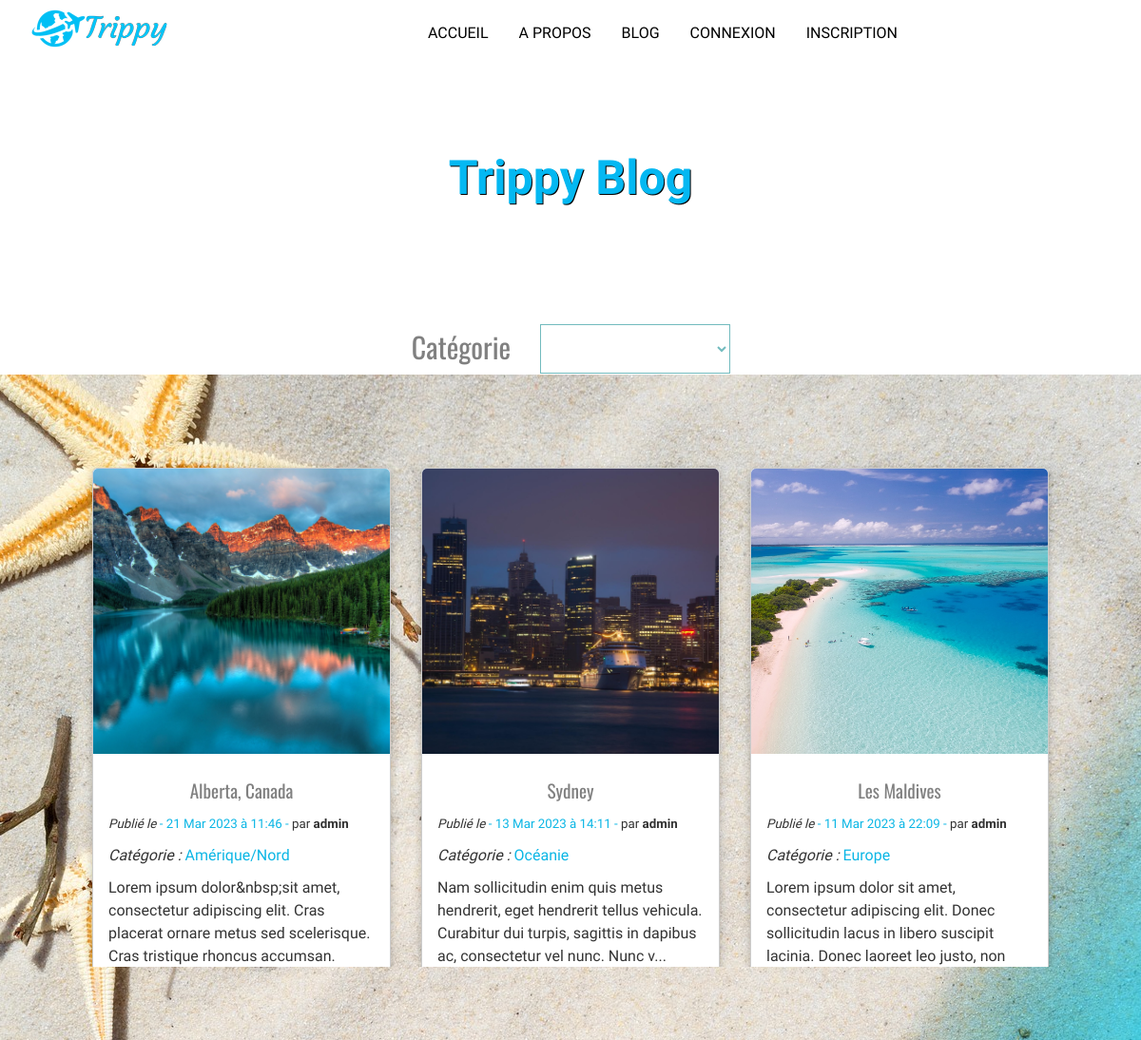
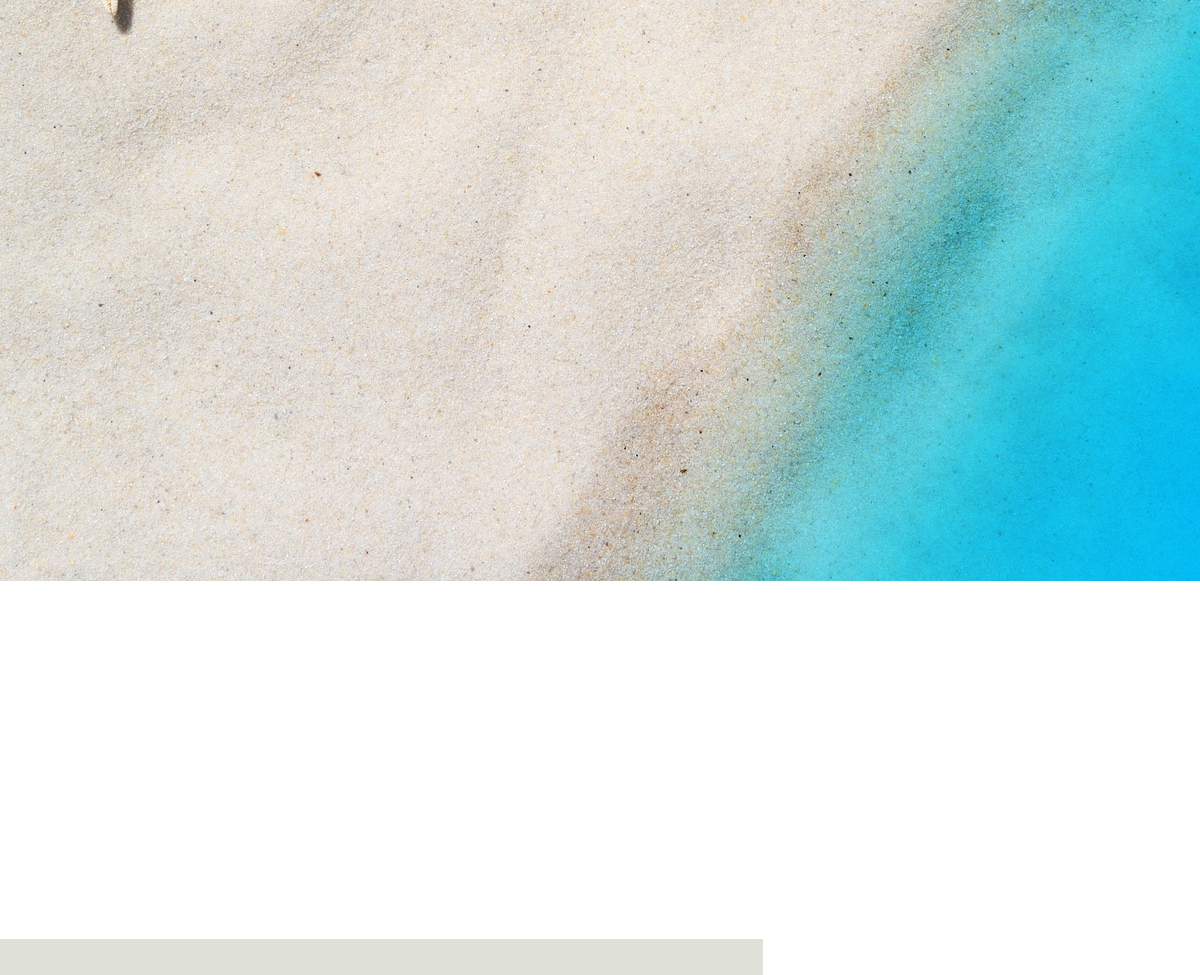
Screenshot of /blog.php with the database file from the repository (2 pictures, top to bottom).
### tables this page shows
CREATE TABLE IF NOT EXISTS `articles` (
  `id` int(11) NOT NULL AUTO_INCREMENT,
  `titre` varchar(255) NOT NULL,
  `description` text NOT NULL,
  `categories` varchar(255) NOT NULL,
  `date` datetime NOT NULL,
  `id_utilisateur` int(11) NOT NULL,
  `image` text NOT NULL,
  `summary` text NOT NULL,
  `likes` int(11) NOT NULL DEFAULT '0',
  `dislikes` int(11) NOT NULL DEFAULT '0',
  PRIMARY KEY (`id`)
);

CREATE TABLE IF NOT EXISTS `utilisateurs` (
  `id` int(11) NOT NULL AUTO_INCREMENT,
  `login` varchar(255) NOT NULL,
  `password` varchar(255) NOT NULL,
  `droit` varchar(255) NOT NULL DEFAULT 'user',
  PRIMARY KEY (`id`)
);

CREATE TABLE IF NOT EXISTS `categories` (
  `id` int(11) NOT NULL AUTO_INCREMENT,
  `categorie` varchar(255) NOT NULL,
  PRIMARY KEY (`id`)
);

### assets/class/DbConnect.php (called while the page is built)
<?php
class DbConnect {
    private $bdd;
    public function __construct() {
        $host = 'localhost';
        $dbname = 'blog';
        $dbuser = 'root';
        $dbpass = '';
        try {
            $this->bdd = new PDO("mysql:host=$host;dbname=$dbname;charset=utf8", $dbuser, $dbpass);
            $this->bdd->setAttribute(PDO::ATTR_ERRMODE, PDO::ERRMODE_EXCEPTION);
            $this->bdd->exec("set names utf8");
        } catch (PDOException $e) {
            echo "Erreur : " . $e->getMessage();
            die();
        }
    }
    public function getBdd() {
        return $this->bdd;
    }
}
?>

### assets/class/Article.php (called while the page is built, shortened)
<?php
include_once 'DbConnect.php';
class Article
{
    private $bdd;
    public function __construct(DbConnect $db)
    {
        $this->bdd = $db->getbdd();
    }
    public function getAllArticles()
    {
        $request = "SELECT articles.*, DATE_FORMAT(articles.date, '- %d %b %Y à %H:%i -') as date, utilisateurs.login AS auteur, categories.categorie as categ, articles.summary
        FROM articles
        INNER JOIN utilisateurs ON articles.id_utilisateur = utilisateurs.id INNER JOIN categories ON articles.categories = categories.id ORDER BY date DESC";
        $select = $this->bdd->prepare($request);
        $select->execute();
        $articles = $select->fetchAll(PDO::FETCH_ASSOC);
        if (!$articles) {
            return null;
        } else {
            return $articles;
        }
    }
    public function getArticlesPerPage($start_index, $num_articles, $category)
    {
        $query =
            "SELECT articles.*, DATE_FORMAT(articles.date, '- %d %b %Y à %H:%i -') as date, utilisateurs.login AS auteur, categories.categorie as categ, articles.summary
            FROM articles
            INNER JOIN utilisateurs ON articles.id_utilisateur = utilisateurs.id INNER JOIN categories ON articles.categories = categories.id ORDER BY date DESC
            LIMIT $start_index, $num_articles
            ";
        if ($category == 0) {
            $result = $this->bdd->prepare($query);
            $result->execute();
        }
        $articles = array();
        while ($row = $result->fetch(PDO::FETCH_ASSOC)) {
            $description = $row['description'];
            $row['summary'] = $this->createSummary($description);
            $articles[] = $row;
        }
        return $articles;
    }
    public function createSummary($description)
    {
        if (is_string($description)) {
            $summary = substr(strip_tags($description), 0, 150);
            $summary .= '...';
            return $summary;
        } else {
            return '';
        }
    }
    public function getCategories()
    {
        $request = "SELECT * FROM categories";
        $select = $this->bdd->prepare($request);
        $select->execute();
        $categories = $select->fetchAll(PDO::FETCH_ASSOC);
        if (!$categories) {
            return null;
        } else {
            return $categories;
        }
        $this->bdd = null;
    }
}

### blog.php (the view, shortened to what this page needs)
<?php
require_once 'assets/class/DbConnect.php';
require_once 'assets/class/Article.php';
$db = new DbConnect();
$article = new Article($db);
$articles = $article->getAllArticles();
if (isset($_SESSION['categInt'])) {
    $categInt = $_SESSION['categInt'];
} else {
    $categInt = 0;
}
?>
<!DOCTYPE html>
<html lang="fr">
<head>
    <link rel="stylesheet" href="assets/css/style.css">
    <link rel="stylesheet" href="https://unpkg.com/aos@next/dist/aos.css" />
</head>
<body id="blog">
    <?php include 'includes/header.php'; ?>
    <div class="wrapper">
        <main>
            <section class="blog">
                <h1 class="title" data-aos="fade-in">Trippy Blog</h1>
            </section>
            <div class="container mt-0">
                <div id="divCateg" class="text-center radius">
                    <label for="category" class="p-1">
                        <h2>Catégorie</h2>
                    </label>
                    <select name="categorie" id="selectCategory"></select>
                </div>
                <section class="articles my-3">
                    <?php
                    if ($categInt == 0) {
                        $total_articles = count($article->getAllArticles());
                    } else {
                        $total_articles = count($article->countArticlesByCategory($categInt));
                    }
                    $num_articles = 6;
                    $total_pages = ceil($total_articles / $num_articles);
                    $current_page = isset($_GET['page']) ? $_GET['page'] : 1;
                    $start_index = ($current_page - 1) * $num_articles;
                    $articles = $article->getArticlesPerPage($start_index, $num_articles, $categInt);
                    foreach ($articles as $article) :
                    ?>
                        <div class="card">
                            <img class="uploadedImg" src="assets/uploads/<?php echo $article['image']; ?>" alt="<?php echo $article['titre']; ?>">
                            <div class="card-content">
                                <h2><?php echo $article['titre']; ?></h2>
                                <p><small><i>Publié le </i><span class="text-turquoise"><?php echo $article['date']; ?></span> par <b><?php echo $article['auteur']; ?></b></small></p>
                                <p><i>Catégorie : </i><span class="text-turquoise"><?php echo $article['categ']; ?></span></i></p>
                                <p><?php echo $article['summary']; ?></p>
                                <a href="article.php?id=<?php echo $article['id']; ?>">Lire la suite</a>
                            </div>
                        </div>
                    <?php
                    endforeach;
                    ?>
                </section>
                <?php
                echo '<div id="pagination">';
                for ($i = 1; $i <= $total_pages; $i++) {
                    if ($i == $current_page) {
                        echo '<span class="current_page active">' . $i . '</span>';
                    } else {
                        echo '<a href="?page=' . $i . '">' . $i . '</a>';
                    }
                }
                if ($current_page < $total_pages) {
                    echo '<a href="?page=' . ($current_page + 1) . ' ">&nbsp; Page suivante &nbsp;</a>';
                }
                echo '</div>';
                ?>
            </div>
        </main>
        <div class="push"></div>
    </div>
    <?php include 'includes/footer.php'; ?>
</body>
</html>

### assets/css/style.css (style rules this page uses)
body, html { margin: 0; padding: 0; width: 100%; font-family: "Bellota", cursive; font-size: 16px; line-height: 1.5; color: #333; background-color: #fff; }
body#blog { background: url(../img/bg-index.jpg) no-repeat center center fixed; }
.wrapper { min-height: 100%; background: transparent; margin-bottom: -50px; }
.footer, .push { height: 50px; }
p { font-family: "Bellota", cursive; font-size: 1.2rem; line-height: 1.5; margin-bottom: 1rem; }
.title { color: #04b8f2; font-family: "Bellota", cursive; }
.text-center { text-align: center; }
.text-turquoise { color: #0bb6e5; }
h2, h3, h4, h5, h6 { font-family: "Oswald", sans-serif; font-weight: 400; margin: 0; }
h1 { font-size: 50px; font-family: "Libre Franklin", sans-serif; line-height: 50px; text-align: center; margin-bottom: 3rem; text-shadow: 1px 1px #000; }
h2 { font-size: 30px; text-align: center; color: grey; line-height: 45px; }
a { text-decoration: none; color: #04b8f2; }
small { line-height: 0.5rem; }
.radius { border-radius: 5px; }
.p-1 { padding: 1rem !important; }
.mt-0 { margin-top: 0 !important; }
.my-3 { margin-top: 3rem !important; margin-bottom: 3rem !important; }
.container { display: flex; flex-direction: column; justify-content: center; margin: 5% auto; width: 90%; }
main { width: 100%; min-height: 100%; margin: 0; }
.card { display: flex; flex-direction: column; width: 30%; flex-basis: 30%; border: 1px solid #ccc; border-radius: 5px; margin-bottom: 20px; background: #fafafa; box-shadow: rgba(0, 0, 0, 0.24) 0px 3px 8px; }
.card img { width: 100%; height: 300px; object-fit: cover; border-radius: 5px 5px 0 0; }
.card-content { background: #fff; padding: 1rem; }
.card-content h2 { font-size: 1.2rem; margin: 0; }
.card-content p { font-size: 1rem; margin: 0; margin-bottom: 10px; }
.card-content a { font-size: 1rem; color: #007bff; text-decoration: none; }
#divCateg { display: flex; justify-content: center; padding: 1rem; }
#divCateg > label { display: block; margin-bottom: 5px; font-weight: bold; }
#divCateg > select { display: block; margin: 15px; font-size: 1.2rem; font-weight: bold; border: 1px solid #72bbbe; padding: 10px; width: 200px; color: #72bbbe; background: rgba(255, 255, 255, 0.5); }
.blog { width: 100%; height: 30vh; display: flex; justify-content: center; align-items: center; text-align: center; text-shadow: 1px 1px #000; }
.articles { display: flex; flex-wrap: wrap; justify-content: center; gap: 2rem; margin: 0 auto; padding: 20px; }
#pagination { display: flex; justify-content: center; align-items: center; margin: 0 auto; padding: 20px; font-weight: 800; font-size: 1.3rem; }
.current_page.active { color: #65a9d7; font-weight: bold; }

### rows the page displays
articles: image (picture), titre "Alberta, Canada", date "- 21 Mar 2023 à 11:46 -", id_utilisateur.login "admin", categories.categorie "Amérique/Nord", summary "Lorem ipsum dolor&nbsp;sit amet, consectetur adipiscing elit. Cras placerat ornare metus sed scelerisque. Cras tristique rhoncus accumsan. Curabi..."
articles: image (picture), titre "Sydney", date "- 13 Mar 2023 à 14:11 -", id_utilisateur.login "admin", categories.categorie "Océanie", summary "Nam sollicitudin enim quis metus hendrerit, eget hendrerit tellus vehicula. Curabitur dui turpis, sagittis in dapibus ac, consectetur vel nunc. Nunc v..."
articles: image (picture), titre "Les Maldives", date "- 11 Mar 2023 à 22:09 -", id_utilisateur.login "admin", categories.categorie "Europe", summary "Lorem ipsum dolor sit amet, consectetur adipiscing elit. Donec sollicitudin lacus in libero suscipit lacinia. Donec laoreet leo justo, non venenatis d..."
articles: image (picture), titre "Surprenante Hambourg", date "- 11 Mar 2023 à 12:25 -", id_utilisateur.login "admin", categories.categorie "Europe", summary "Hambourg, grande ville portuaire du nord de l'Allemagne, est reliée à la mer du Nord par le fleuve Elbe. Traversée de centaines de canaux, elle com..."
articles: image (picture), titre "Indonésie spirituelle", date "- 11 Mar 2023 à 12:23 -", id_utilisateur.login "admin", categories.categorie "Asie", summary "Lorem ipsum dolor sit amet, consectetur adipiscing elit. Sed ultrices dolor metus, non auctor nisl suscipit at. Suspendisse eget nunc nec sem hendreri..."
articles: image (picture), titre "Week-end à Prague", date "- 11 Mar 2023 à 12:22 -", id_utilisateur.login "admin", categories.categorie "Europe", summary "Les formalités Lorem ipsum dolor sit amet, consectetur adipiscing elit. Sed ultrices dolor metus, non auctor nisl suscipit at. Suspendisse eget nunc..."
